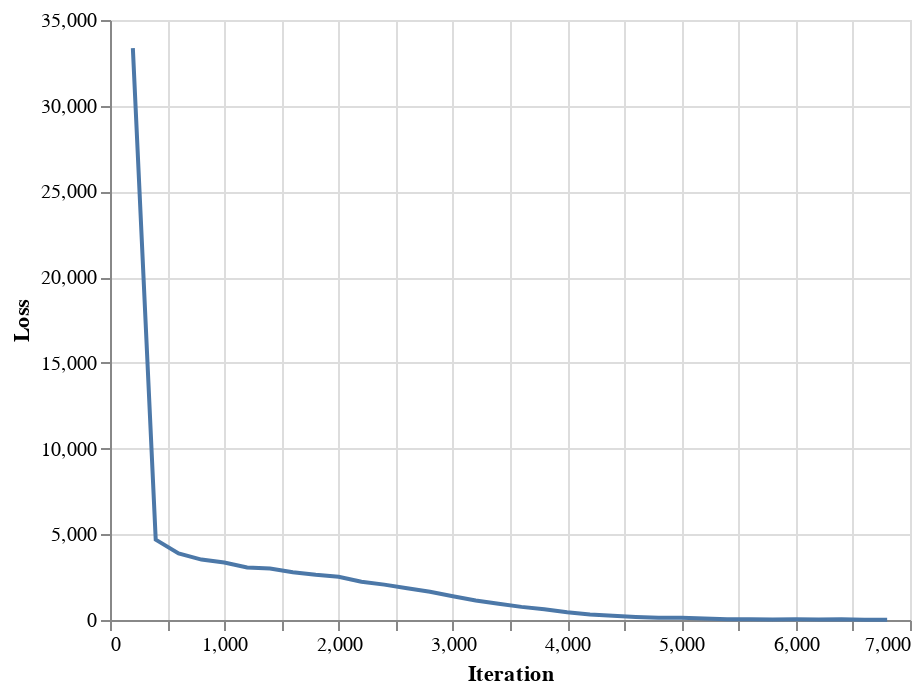

Notebook code cell kept with this figure:
### Code cell
alt.Chart(source).mark_line().encode(x = alt.X('iteration',
                                               axis = alt.Axis(title = 'Iteration')),
                                     y = alt.Y('loss_ner',
                                               axis = alt.Axis(title ='Loss')))

### Figure 1 — Vega-Lite specification as saved in the notebook (floating-point values rounded to 4 significant figures)
{"config": {"view": {"continuousWidth": 400, "continuousHeight": 300}}, "data": {"name": "data-8ef35f19bd3e7b7ca9e4a082ed77bafb"}, "mark": "line", "encoding": {"x": {"type": "quantitative", "axis": {"title": "Iteration"}, "field": "iteration"}, "y": {"type": "quantitative", "axis": {"title": "Loss"}, "field": "loss_ner"}}, "$schema": "https://vega.github.io/schema/vega-lite/v4.8.1.json", "datasets": {"data-8ef35f19bd3e7b7ca9e4a082ed77bafb": [{"iteration": 200, "loss_transformer": 121900.0, "loss_ner": 33360.0, "ents_p": 88.03, "ents_r": 94.42, "score": 0.88}, {"iteration": 400, "loss_transformer": 781.3, "loss_ner": 4690.0, "ents_p": 89.07, "ents_r": 98.36, "score": 0.89}, {"iteration": 600, "loss_transformer": 354.8, "loss_ner": 3880.0, "ents_p": 97.97, "ents_r": 98.66, "score": 0.98}, {"iteration": 800, "loss_transformer": 208.2, "loss_ner": 3526.0, "ents_p": 98.6, "ents_r": 98.56, "score": 0.99}, {"iteration": 1000, "loss_transformer": 134.2, "loss_ner": 3349.0, "ents_p": 97.92, "ents_r": 99.1, "score": 0.98}, {"iteration": 1200, "loss_transformer": 103.8, "loss_ner": 3065.0, "ents_p": 98.57, "ents_r": 99.06, "score": 0.99}, {"iteration": 1400, "loss_transformer": 80.98, "loss_ner": 3005.0, "ents_p": 98.6, "ents_r": 99.06, "score": 0.99}, {"iteration": 1600, "loss_transformer": 60.85, "loss_ner": 2786.0, "ents_p": 98.44, "ents_r": 99.1, "score": 0.98}, {"iteration": 1800, "loss_transformer": 46.02, "loss_ner": 2636.0, "ents_p": 98.34, "ents_r": 99.16, "score": 0.98}, {"iteration": 2000, "loss_transformer": 44.48, "loss_ner": 2525.0, "ents_p": 98.54, "ents_r": 99.13, "score": 0.99}, {"iteration": 2200, "loss_transformer": 60.24, "loss_ner": 2236.0, "ents_p": 98.51, "ents_r": 99.4, "score": 0.99}, {"iteration": 2400, "loss_transformer": 17.76, "loss_ner": 2063.0, "ents_p": 98.93, "ents_r": 99.16, "score": 0.99}, {"iteration": 2600, "loss_transformer": 78.23, "loss_ner": 1847.0, "ents_p": 98.41, "ents_r": 99.36, "score": 0.98}, {"iteration": 2800, "loss_transformer": 40.42, "loss_ner": 1652.0, "ents_p": 98.7, "ents_r": 99.13, "score": 0.99}, {"iteration": 3000, "loss_transformer": 34.12, "loss_ner": 1387.0, "ents_p": 98.18, "ents_r": 99.33, "score": 0.98}, {"iteration": 3200, "loss_transformer": 78.28, "loss_ner": 1140.0, "ents_p": 98.9, "ents_r": 99.4, "score": 0.99}, {"iteration": 3400, "loss_transformer": 32.82, "loss_ner": 950.1, "ents_p": 98.44, "ents_r": 99.36, "score": 0.98}, {"iteration": 3600, "loss_transformer": 36.13, "loss_ner": 765.3, "ents_p": 98.25, "ents_r": 99.4, "score": 0.98}, {"iteration": 3800, "loss_transformer": 81.66, "loss_ner": 624.1, "ents_p": 98.93, "ents_r": 99.3, "score": 0.99}, {"iteration": 4000, "loss_transformer": 36.55, "loss_ner": 450.1, "ents_p": 98.77, "ents_r": 99.13, "score": 0.99}, {"iteration": 4200, "loss_transformer": 76.9, "loss_ner": 320.3, "ents_p": 98.83, "ents_r": 99.23, "score": 0.99}, {"iteration": 4400, "loss_transformer": 69.8, "loss_ner": 254.9, "ents_p": 98.6, "ents_r": 99.16, "score": 0.99}, {"iteration": 4600, "loss_transformer": 85.59, "loss_ner": 181.8, "ents_p": 98.25, "ents_r": 99.3, "score": 0.98}, {"iteration": 4800, "loss_transformer": 53.58, "loss_ner": 130.8, "ents_p": 99.17, "ents_r": 99.36, "score": 0.99}, {"iteration": 5000, "loss_transformer": 88.51, "loss_ner": 124.3, "ents_p": 98.41, "ents_r": 99.3, "score": 0.98}, {"iteration": 5200, "loss_transformer": 93.68, "loss_ner": 88.57, "ents_p": 99.0, "ents_r": 99.43, "score": 0.99}, {"iteration": 5400, "loss_transformer": 45.54, "loss_ner": 49.77, "ents_p": 98.9, "ents_r": 99.43, "score": 0.99}, {"iteration": 5600, "loss_transformer": 24.89, "loss_ner": 42.16, "ents_p": 98.74, "ents_r": 99.4, "score": 0.99}, {"iteration": 5800, "loss_transformer": 43.37, "loss_ner": 27.84, "ents_p": 98.64, "ents_r": 99.2, "score": 0.99}, {"iteration": 6000, "loss_transformer": 64.02, "loss_ner": 38.42, "ents_p": 98.8, "ents_r": 99.33, "score": 0.99}, {"iteration": 6200, "loss_transformer": 58.74, "loss_ner": 30.51, "ents_p": 98.67, "ents_r": 99.2, "score": 0.99}, {"iteration": 6400, "loss_transformer": 219.0, "loss_ner": 40.33, "ents_p": 98.77, "ents_r": 99.33, "score": 0.99}, {"iteration": 6600, "loss_transformer": 36.0, "loss_ner": 15.53, "ents_p": 98.8, "ents_r": 99.5, "score": 0.99}, {"iteration": 6800, "loss_transformer": 25.05, "loss_ner": 9.69, "ents_p": 98.9, "ents_r": 99.36, "score": 0.99}]}}
